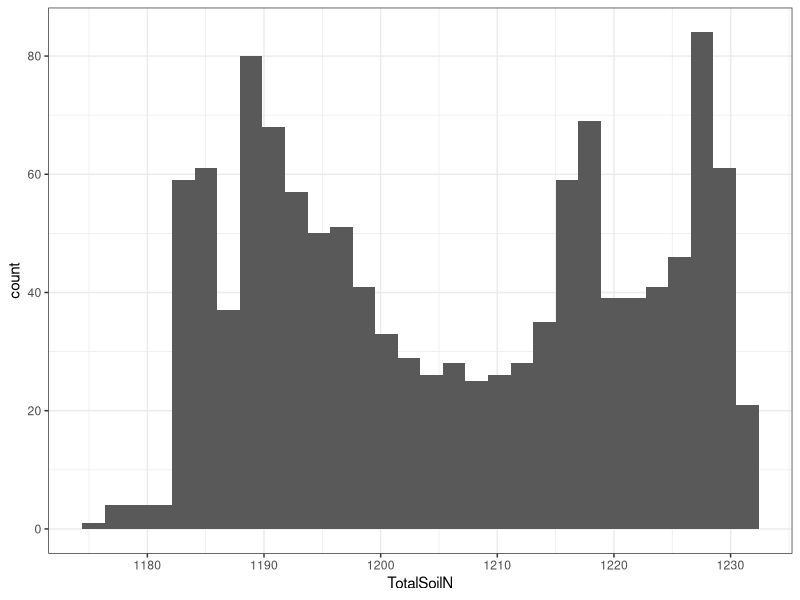
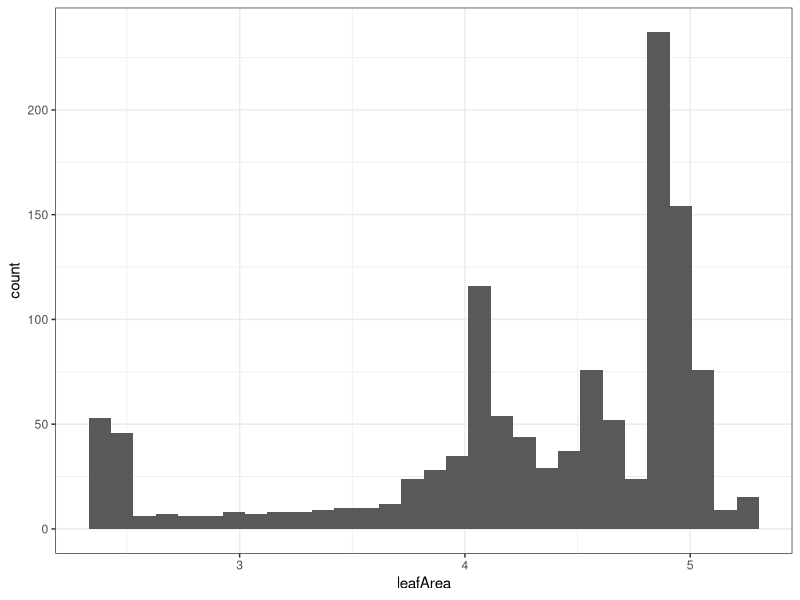
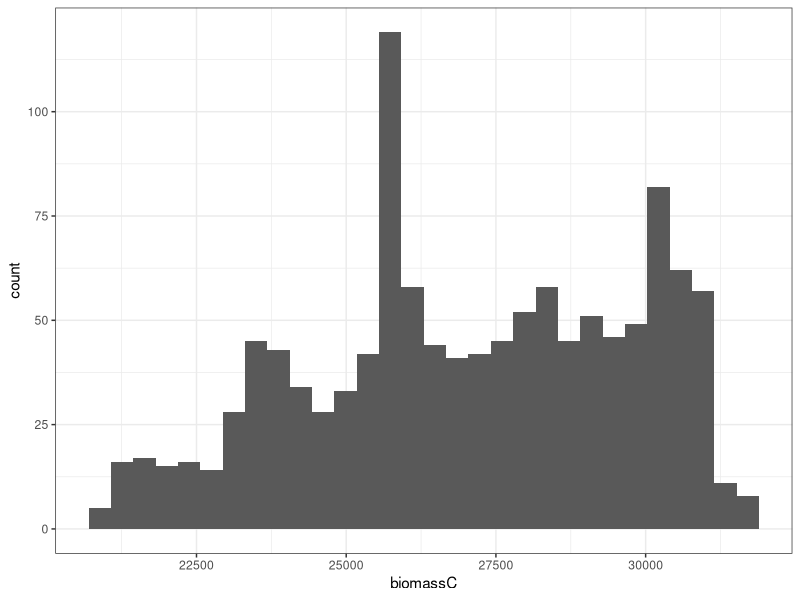
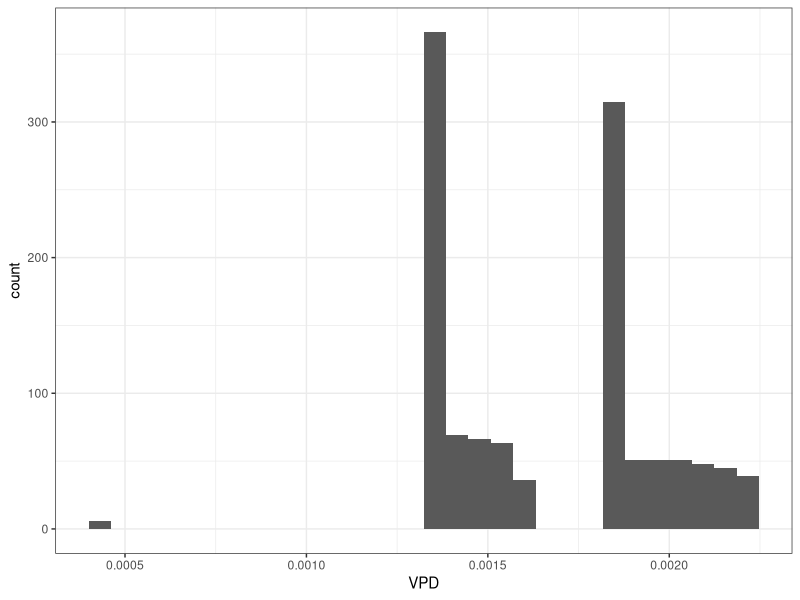
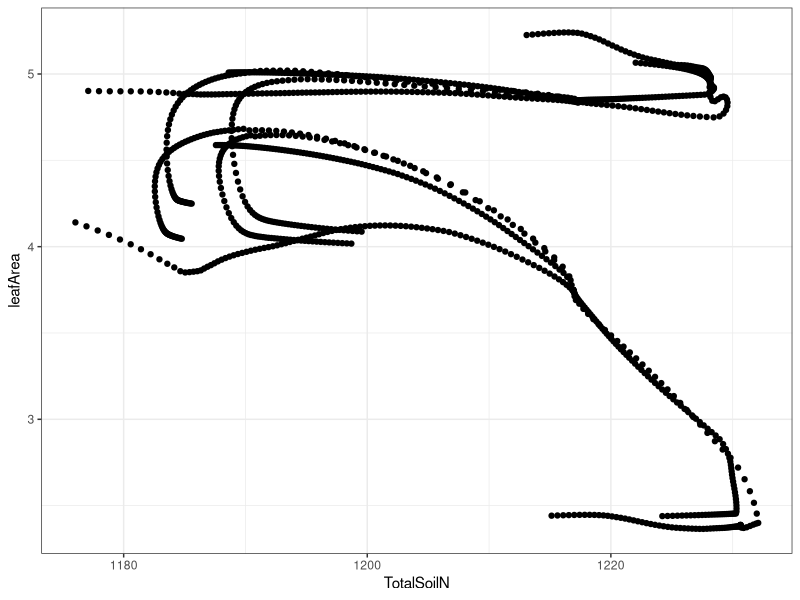
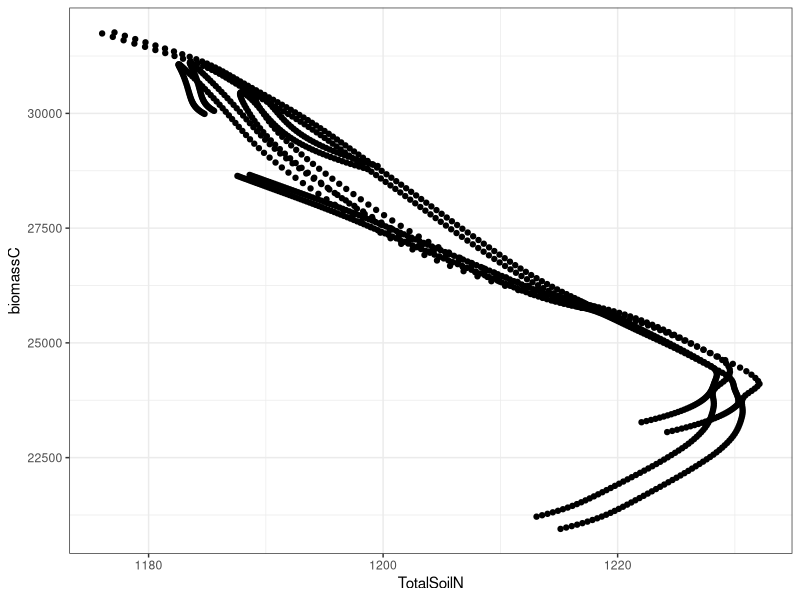
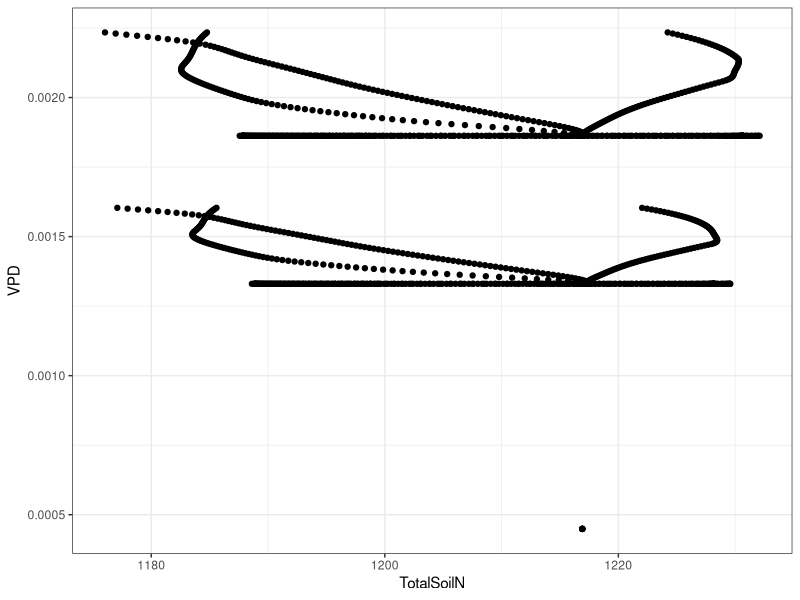
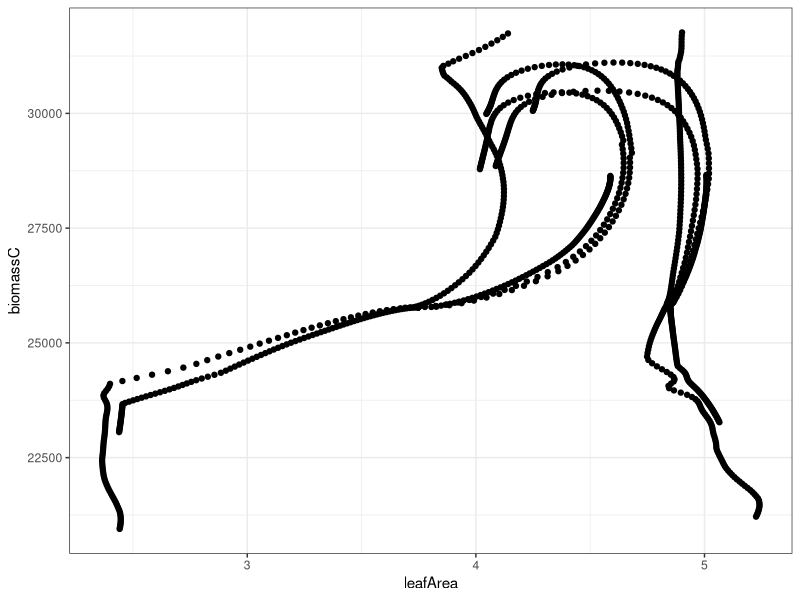

These charts were generated, in order, by the following R code:
## ---- chunk 1
knitr::opts_chunk$set(echo = TRUE); library(viridis)
library(ggplot2)
library(dplyr)
## ---- chunk 2
library(readr)
CAX_treatments_combined<- read_csv("CAX_treatments_combined.csv")
View(CAX_treatments_combined)
## ---- chunk 3
# Create and examine histograms of raw values.

#Total Soil Nitrogen
histTotalSoilN <- ggplot(CAX_treatments_combined, aes(x = TotalSoilN)) +
geom_histogram() +
theme_bw()

plot(histTotalSoilN)

#Leaf Area
histleafArea <- ggplot(CAX_treatments_combined, aes(x = leafArea)) +
geom_histogram() +
theme_bw()

plot(histleafArea)

#Biomass Carbon
histbiomassC <- ggplot(CAX_treatments_combined, aes(x = biomassC)) +
geom_histogram() +
theme_bw()

plot(histbiomassC)

#VPD
histVPD <- ggplot(CAX_treatments_combined, aes(x = VPD)) +
geom_histogram() +
theme_bw()

plot(histVPD)
## ---- chunk 4
scatter1 <- ggplot(CAX_treatments_combined, aes(x = TotalSoilN,
y = leafArea)) +
geom_point() +
theme_bw()

plot(scatter1)

scatter2 <- ggplot(CAX_treatments_combined, aes(x = TotalSoilN,
y = biomassC)) +
geom_point() +
theme_bw()

plot(scatter2)


scatter3 <- ggplot(CAX_treatments_combined, aes(x = TotalSoilN,
y = VPD)) +
geom_point() +
theme_bw()

plot(scatter3)


scatter4 <- ggplot(CAX_treatments_combined, aes(x = leafArea,
y = biomassC)) +
geom_point() +
theme_bw()

plot(scatter4)

scatter5 <- ggplot(CAX_treatments_combined, aes(x = leafArea,
y = VPD)) +
geom_point() +
theme_bw()

plot(scatter5)

scatter6 <- ggplot(CAX_treatments_combined, aes(x = VPD,
y = biomassC)) +
geom_point() +
theme_bw()

plot(scatter6)
## ---- chunk 5

# Create a new dataframe with specific log columns
log_CAX <- CAX_treatments_combined %>%
  mutate(across(c(TotalSoilN, leafArea, biomassC, VPD), log10 , .names = "log_{.col}"))

#Total Soil Nitrogen

log_histTotalSoilN <- ggplot(log_CAX, aes(x = log_TotalSoilN)) +
geom_histogram() +
theme_bw()

plot(log_histTotalSoilN)

#Leaf Area
log_histleafArea <- ggplot(log_CAX, aes(x = log_leafArea)) +
geom_histogram() +
theme_bw()

plot(log_histleafArea)

#Biomass Carbon
log_histbiomassC <- ggplot(log_CAX, aes(x = log_biomassC)) +
geom_histogram() +
theme_bw()

plot(log_histbiomassC)

#VPD
log_histVPD <- ggplot(log_CAX, aes(x = log_VPD)) +
geom_histogram() +
theme_bw()

plot(log_histVPD)
## ---- chunk 6
#Determining correlation between variables.

cor.test(log_CAX$log_TotalSoilN, log_CAX$log_leafArea)

cor.test(log_CAX$log_TotalSoilN, log_CAX$log_VPD)

cor.test(log_CAX$log_TotalSoilN, log_CAX$log_biomassC)

cor.test(log_CAX$log_VPD, log_CAX$log_biomassC)

cor.test(log_CAX$log_VPD, log_CAX$log_leafArea)

cor.test(log_CAX$log_leafArea, log_CAX$log_biomassC)
## ---- chunk 7
GrwSeas_Y <- log_CAX[log_CAX$GrwSeas == "Y", ]
GrwSeas_N <- log_CAX[log_CAX$GrwSeas == "N", ]

GrwSeas_Y$treatment <- factor(GrwSeas_Y$treatment, levels = c("Ca", "Calld", "Calli", "Pptd", "Ppti", "T"))
GrwSeas_N$treatment <- factor(GrwSeas_N$treatment, levels = c("Ca", "Calld", "Calli", "Pptd", "Ppti", "T"))
## ---- chunk 8
CAX.glm1 <- glm(log_biomassC ~ log_leafArea + log_VPD + log_TotalSoilN + treatment + Time, data = GrwSeas_Y, family = gaussian)

summary(CAX.glm1)

plot(CAX.glm1)
## ---- chunk 9
CAX.glm2 <- glm(log_biomassC ~ log_leafArea + log_VPD + log_TotalSoilN + treatment + Time, data = GrwSeas_N, family = gaussian)

summary(CAX.glm2)

plot(CAX.glm2)
## ---- chunk 10
#not transformed, growing season Yes
CAX.glm3 <- glm(biomassC ~ leafArea + VPD + TotalSoilN + Time, data = GrwSeas_Y, family = gaussian)

summary(CAX.glm3)

plot(CAX.glm3)
## ---- chunk 11
#not transformed, growing season No
CAX.glm4 <- glm(biomassC ~ leafArea + VPD + TotalSoilN + Time, data = GrwSeas_N, family = gaussian)

summary(CAX.glm4)

plot(CAX.glm4)
## ---- chunk 12
log_CAX$GrwSeas <-  factor(log_CAX$GrwSeas, levels = c("Y","N"))
                           
CAX.glm5 <- glm(biomassC ~ leafArea + VPD + TotalSoilN + Time + treatment + GrwSeas, data = log_CAX, family = gaussian)

summary(CAX.glm5)

plot(CAX.glm5)
